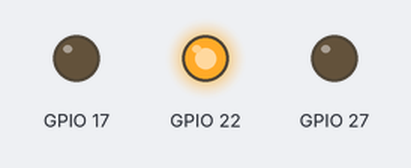
The program below on a simulated Raspberry Pi (BCM pin numbers). Shown: output pins drawn as LEDs (lit = HIGH).

Above: at 2.0 s.
At 5.0 s:
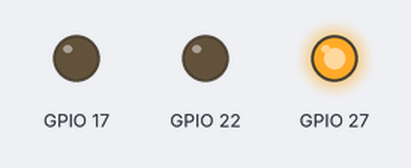
At 8.0 s:
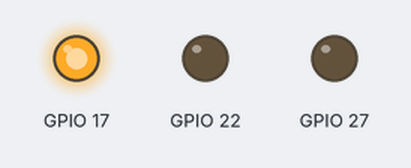
At 11.0 s:
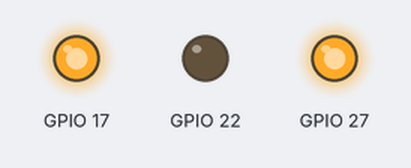
Timing chart, 0 to 15.6 s (numbered marks = the images above):
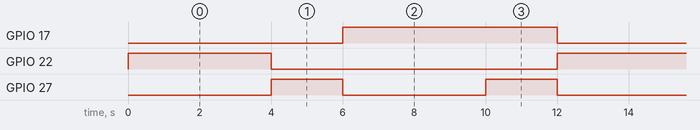

The program:

TrafficLights.py
```python
from gpiozero import TrafficLights
from time import sleep


RED = "GPIO17"
AMBER = "GPIO27"
GREEN = "GPIO22"
lights = TrafficLights(RED, AMBER, GREEN)

lights.green.on()

while True:
    sleep(4)
    lights.green.off()
    lights.amber.on()
    sleep(2)
    lights.amber.off()
    lights.red.on()
    sleep(4)
    lights.amber.on()
    sleep(2)
    lights.green.on()
    lights.amber.off()
    lights.red.off()
```

Measured:
- by itself, GPIO 17: alternates HIGH for 6.0 s and LOW for 6.0 s
- by itself, GPIO 22: alternates HIGH for 4.0 s and LOW for 8.0 s
- by itself, GPIO 27: alternates HIGH for 2.0 s and LOW for 4.0 s
